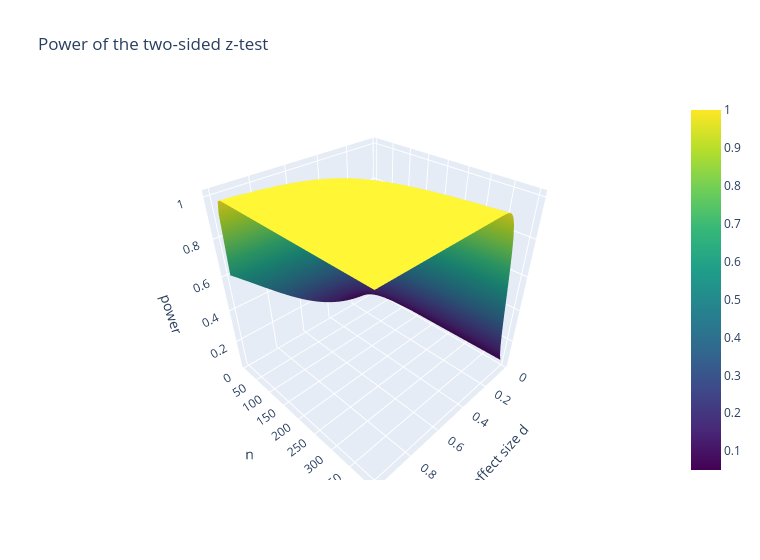

The notebook cell saved with this chart:
### Markdown cell above
### 8.2 Interactive Plotly version of 8.1
Hover to read the power for any effect size and sample size.

### Code cell
fig = go.Figure(go.Surface(x=d_ax, y=n_ax, z=PW, colorscale="Viridis"))
fig.update_layout(title="Power of the two-sided z-test", width=760, height=560, scene=dict(xaxis_title="effect size d", yaxis_title="n", zaxis_title="power"))
fig.show()

### Figure 1 — Plotly figure (JSON) as saved in the notebook; plotly's stock layout.template omitted (floating-point values rounded to 4 significant figures; data arrays with more than 128 entries replaced by an {"elided": "..."} marker saying what was removed)
{"data": [{"colorscale": [[0.0, "#440154"], [0.1111, "#482878"], [0.2222, "#3e4989"], [0.3333, "#31688e"], [0.4444, "#26828e"], [0.5556, "#1f9e89"], [0.6667, "#35b779"], [0.7778, "#6ece58"], [0.8889, "#b5de2b"], [1.0, "#fde725"]], "type": "surface", "x": [0.02, 0.03661, 0.05322, 0.06983, 0.08644, 0.1031, 0.1197, 0.1363, 0.1529, 0.1695, 0.1861, 0.2027, 0.2193, 0.2359, 0.2525, 0.2692, 0.2858, 0.3024, 0.319, 0.3356, 0.3522, 0.3688, 0.3854, 0.402, 0.4186, 0.4353, 0.4519, 0.4685, 0.4851, 0.5017, 0.5183, 0.5349, 0.5515, 0.5681, 0.5847, 0.6014, 0.618, 0.6346, 0.6512, 0.6678, 0.6844, 0.701, 0.7176, 0.7342, 0.7508, 0.7675, 0.7841, 0.8007, 0.8173, 0.8339, 0.8505, 0.8671, 0.8837, 0.9003, 0.9169, 0.9336, 0.9502, 0.9668, 0.9834, 1.0], "y": [5.0, 11.69, 18.39, 25.08, 31.78, 38.47, 45.17, 51.86, 58.56, 65.25, 71.95, 78.64, 85.34, 92.03, 98.73, 105.4, 112.1, 118.8, 125.5, 132.2, 138.9, 145.6, 152.3, 159.0, 165.7, 172.4, 179.1, 185.8, 192.5, 199.2, 205.8, 212.5, 219.2, 225.9, 232.6, 239.3, 246.0, 252.7, 259.4, 266.1, 272.8, 279.5, 286.2, 292.9, 299.6, 306.3, 313.0, 319.7, 326.4, 333.1, 339.7, 346.4, 353.1, 359.8, 366.5, 373.2, 379.9, 386.6, 393.3, 400.0], "z": {"elided": "60x60 float values"}}], "layout": {"height": 560, "scene": {"xaxis": {"title": {"text": "effect size d"}}, "yaxis": {"title": {"text": "n"}}, "zaxis": {"title": {"text": "power"}}}, "title": {"text": "Power of the two-sided z-test"}, "width": 760}}
